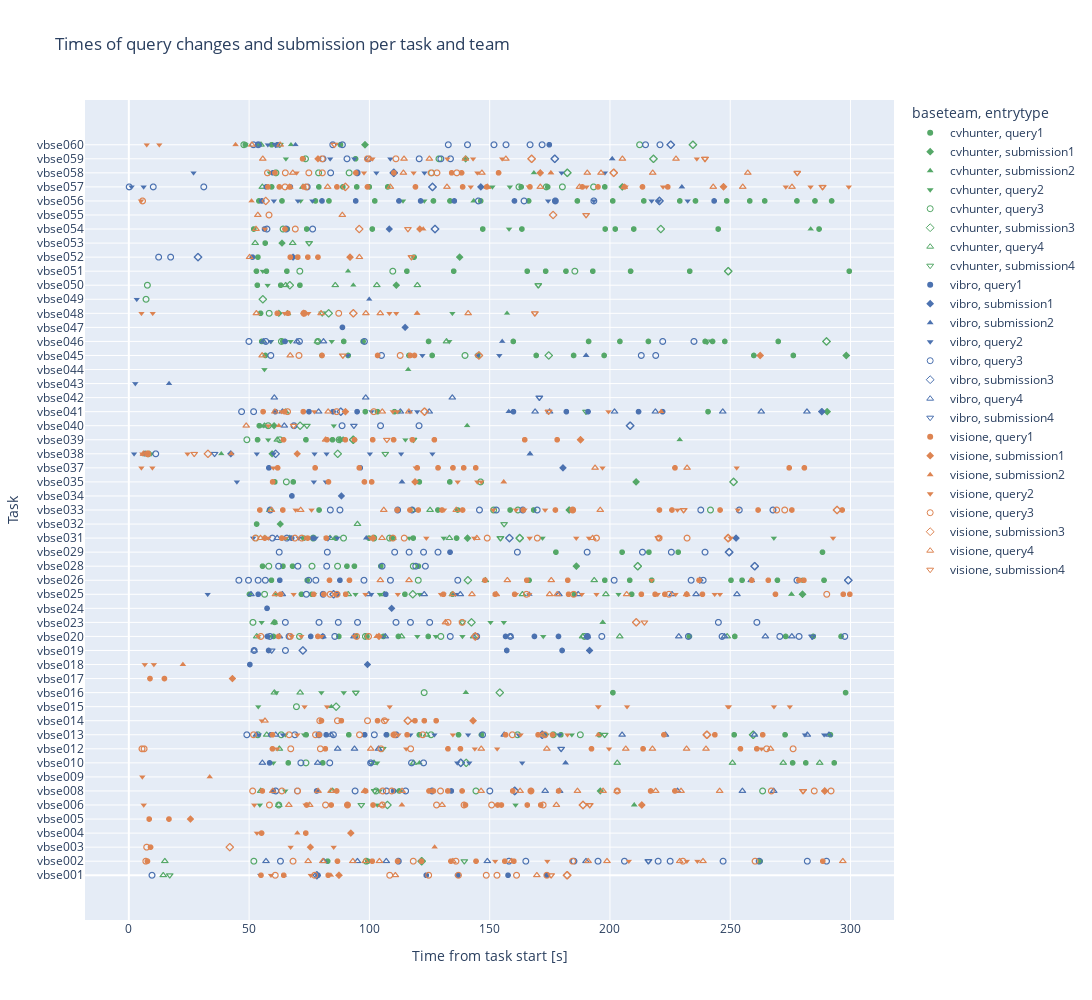

Notebook code cell kept with this figure:
### Code cell
scatterplot_times_per_task_team(querychanges)

### Figure 1 — Plotly figure (JSON) as saved in the notebook; plotly's stock layout.template omitted (floating-point values rounded to 4 significant figures; data arrays with more than 128 entries replaced by an {"elided": "..."} marker saying what was removed)
{"data": [{"hovertemplate": "baseteam=cvhunter<br>entrytype=query1<br>Time from task start [s]=%{x}<br>Task=%{y}<extra></extra>", "legendgroup": "cvhunter, query1", "marker": {"color": "#55a868", "symbol": "circle"}, "mode": "markers", "name": "cvhunter, query1", "showlegend": true, "type": "scattergl", "x": {"elided": "182 float values"}, "xaxis": "x", "y": {"elided": "182 int values"}, "yaxis": "y"}, {"hovertemplate": "baseteam=cvhunter<br>entrytype=submission1<br>Time from task start [s]=%{x}<br>Task=%{y}<extra></extra>", "legendgroup": "cvhunter, submission1", "marker": {"color": "#55a868", "symbol": "diamond"}, "mode": "markers", "name": "cvhunter, submission1", "showlegend": true, "type": "scattergl", "x": [111.2, 111.2, 111.2, 210.9, 210.9, 62.36, 137.5, 137.5, 210.9, 137.5, 183.0, 183.0, 183.0, 63.67, 183.0, 183.0, 62.95, 59.55, 87.85, 87.85, 87.85, 60.39, 290.3, 290.3, 290.3, 290.3, 210.9, 298.2, 298.2, 298.2, 298.2, 298.2, 298.2, 298.2, 298.2, 298.2, 298.2, 298.2, 140.8, 140.8, 140.8, 140.8, 140.8, 140.8, 205.2, 205.2, 280.0, 280.0, 280.0, 280.0, 205.2, 205.2, 205.2, 205.2, 205.2, 205.2, 140.0, 140.0, 280.0, 280.0, 280.0, 205.2, 140.8, 196.0, 186.0, 186.0, 98.17, 186.0, 186.0, 186.0, 186.0, 98.17, 98.17, 98.17, 186.0], "xaxis": "x", "y": [42, 42, 42, 28, 28, 40, 44, 44, 28, 44, 26, 26, 26, 45, 26, 26, 25, 30, 31, 31, 31, 32, 33, 33, 33, 33, 28, 37, 37, 37, 37, 37, 37, 37, 37, 37, 37, 37, 24, 24, 24, 24, 24, 24, 49, 49, 20, 20, 20, 20, 49, 49, 49, 49, 49, 49, 51, 51, 20, 20, 20, 49, 24, 6, 22, 22, 52, 22, 22, 22, 22, 52, 52, 52, 22], "yaxis": "y"}, {"hovertemplate": "baseteam=cvhunter<br>entrytype=submission2<br>Time from task start [s]=%{x}<br>Task=%{y}<extra></extra>", "legendgroup": "cvhunter, submission2", "marker": {"color": "#55a868", "symbol": "triangle-up"}, "mode": "markers", "name": "cvhunter, submission2", "showlegend": true, "type": "scattergl", "x": [275.4, 157.2, 38.44, 93.31, 210.1, 210.1, 168.4, 210.1, 116.1, 275.4, 91.13, 275.4, 275.4, 275.4, 275.4, 210.1, 197.0, 143.4, 143.4, 229.0, 143.4, 283.4, 67.4, 84.18, 140.6, 140.1, 197.0, 229.0, 140.1, 140.1, 120.8, 120.8, 197.0, 140.6], "xaxis": "x", "y": [20, 40, 30, 42, 5, 5, 50, 5, 36, 20, 43, 20, 20, 20, 20, 5, 18, 48, 48, 31, 48, 46, 52, 12, 32, 13, 18, 31, 13, 13, 8, 8, 18, 32], "yaxis": "y"}, {"hovertemplate": "baseteam=cvhunter<br>entrytype=query2<br>Time from task start [s]=%{x}<br>Task=%{y}<extra></extra>", "legendgroup": "cvhunter, query2", "marker": {"color": "#55a868", "symbol": "triangle-down"}, "mode": "markers", "name": "cvhunter, query2", "showlegend": true, "type": "scattergl", "x": [57.69, 58.56, 67.23, 59.11, 55.69, 53.81, 56.38, 58.37, 133.2, 134.5, 61.24, 65.01, 104.3, 77.08, 94.22, 104.4, 120.9, 203.6, 160.8, 103.3, 74.11, 119.9, 127.6, 138.7, 172.3, 54.46, 65.28, 158.1, 155.9, 150.3, 89.35, 80.04, 61.31, 55.2, 84.33, 48.5, 71.4, 114.0, 122.8, 151.1, 115.0, 57.93, 82.14, 116.6, 130.9, 184.1, 178.8, 173.7, 58.91, 72.83, 9.29, 65.06, 172.0, 60.07, 103.2, 268.1, 158.4, 56.1, 85.21, 112.3], "xaxis": "x", "y": [42, 50, 38, 38, 43, 12, 36, 17, 38, 40, 20, 6, 6, 20, 20, 20, 20, 20, 5, 5, 5, 17, 17, 17, 17, 5, 51, 46, 18, 18, 13, 13, 13, 18, 38, 52, 48, 48, 48, 49, 31, 31, 24, 24, 24, 10, 10, 10, 49, 10, 30, 10, 24, 8, 8, 24, 49, 32, 32, 33], "yaxis": "y"}, {"hovertemplate": "baseteam=cvhunter<br>entrytype=query3<br>Time from task start [s]=%{x}<br>Task=%{y}<extra></extra>", "legendgroup": "cvhunter, query3", "marker": {"color": "#55a868", "symbol": "circle-open"}, "mode": "markers", "name": "cvhunter, query3", "showlegend": true, "type": "scattergl", "x": [212.3, 51.6, 7.713, 8.071, 241.8, 65.47, 146.2, 161.7, 151.7, 7.157, 101.8, 57.93, 51.97, 98.71, 86.77, 76.14, 58.19, 139.7, 120.3, 118.2, 108.4, 89.25, 76.69, 52.76, 56.44, 62.33, 47.81, 63.44, 49.07, 62.79, 87.41, 78.55, 58.34, 53.6, 98.34, 61.14, 70.95, 128.9, 78.89, 125.6, 102.8, 144.3, 263.5, 91.58, 125.8, 129.7, 64.15, 187.7, 73.63, 176.4, 161.6, 69.68, 122.8, 63.36, 189.4, 73.43, 173.6, 71.08, 180.2, 109.7, 162.2, 185.4, 193.2], "xaxis": "x", "y": [52, 18, 42, 30, 26, 28, 28, 26, 26, 41, 24, 32, 1, 1, 22, 22, 22, 37, 21, 22, 24, 24, 24, 24, 20, 5, 52, 38, 31, 31, 31, 38, 40, 10, 17, 50, 17, 51, 50, 10, 6, 6, 6, 50, 50, 17, 46, 10, 8, 10, 10, 12, 13, 10, 17, 51, 49, 43, 49, 43, 49, 43, 49], "yaxis": "y"}, {"hovertemplate": "baseteam=cvhunter<br>entrytype=submission3<br>Time from task start [s]=%{x}<br>Task=%{y}<extra></extra>", "legendgroup": "cvhunter, submission3", "marker": {"color": "#55a868", "symbol": "diamond-open"}, "mode": "markers", "name": "cvhunter, submission3", "showlegend": true, "type": "scattergl", "x": [86.18, 234.5, 234.5, 251.4, 251.4, 154.2, 93.29, 93.29, 93.29, 83.07, 290.0, 142.4, 218.1, 259.5, 259.5, 140.2, 118.0, 218.1, 174.5, 86.83, 259.5, 107.5, 121.7, 259.5, 121.7, 259.5, 290.0, 259.5, 140.9, 221.1, 162.5, 249.2, 249.2, 249.2, 71.2, 55.71, 66.92, 162.5, 162.5, 182.3, 211.5, 162.5, 211.5, 182.3, 182.3, 211.5, 211.5, 182.3, 162.5], "xaxis": "x", "y": [12, 52, 52, 28, 28, 13, 31, 31, 31, 40, 38, 18, 51, 10, 10, 8, 20, 51, 37, 30, 10, 5, 1, 10, 1, 10, 38, 10, 21, 46, 24, 43, 43, 43, 32, 41, 42, 24, 24, 50, 22, 24, 22, 50, 50, 22, 22, 50, 24], "yaxis": "y"}, {"hovertemplate": "baseteam=cvhunter<br>entrytype=query4<br>Time from task start [s]=%{x}<br>Task=%{y}<extra></extra>", "legendgroup": "cvhunter, query4", "marker": {"color": "#55a868", "symbol": "triangle-up-open"}, "mode": "markers", "name": "cvhunter, query4", "showlegend": true, "type": "scattergl", "x": [123.8, 57.31, 14.97, 65.14, 56.39, 58.62, 117.9, 72.4, 193.5, 55.51, 148.2, 95.05, 118.4, 203.0, 250.9, 89.09, 61.73, 272.0, 287.2, 125.2, 14.31, 134.5, 106.2, 91.19, 84.69, 65.92, 60.4, 53.17, 113.3, 143.3, 188.6, 204.1, 248.7, 54.93, 62.58, 65.2, 85.81, 103.1, 120.0, 6.829, 163.6, 198.3, 54.82, 132.0, 78.41, 101.9, 62.33, 68.12, 52.52, 60.51, 56.56, 71.22, 133.3, 66.87, 83.65, 109.8], "xaxis": "x", "y": [10, 10, 1, 33, 32, 26, 26, 49, 21, 49, 21, 25, 8, 8, 8, 31, 31, 8, 8, 26, 0, 20, 20, 20, 6, 40, 18, 17, 17, 17, 17, 17, 17, 52, 9, 42, 42, 42, 42, 30, 20, 20, 6, 38, 38, 8, 5, 45, 45, 13, 24, 13, 24, 24, 24, 24], "yaxis": "y"}, {"hovertemplate": "baseteam=cvhunter<br>entrytype=submission4<br>Time from task start [s]=%{x}<br>Task=%{y}<extra></extra>", "legendgroup": "cvhunter, submission4", "marker": {"color": "#55a868", "symbol": "triangle-down-open"}, "mode": "markers", "name": "cvhunter, submission4", "showlegend": true, "type": "scattergl", "x": [197.8, 154.5, 102.2, 105.5, 197.8, 96.64, 170.2, 190.0, 170.2, 170.2, 106.6, 102.2, 154.5, 74.93, 138.7, 154.5, 118.3, 118.3, 154.5, 154.5, 94.37, 74.93, 170.2, 74.03, 240.4, 240.4, 62.75, 80.4, 156.0, 139.5, 94.37, 17], "xaxis": "x", "y": [10, 24, 6, 9, 10, 5, 42, 33, 42, 42, 30, 6, 24, 45, 18, 24, 31, 31, 24, 24, 13, 45, 42, 32, 38, 38, 52, 40, 25, 1, 13, 0], "yaxis": "y"}, {"hovertemplate": "baseteam=vibro<br>entrytype=query1<br>Time from task start [s]=%{x}<br>Task=%{y}<extra></extra>", "legendgroup": "vibro, query1", "marker": {"color": "#4c72b0", "symbol": "circle"}, "mode": "markers", "name": "vibro, query1", "showlegend": true, "type": "scattergl", "x": [107.0, 98.04, 82.04, 59.04, 243.3, 177.3, 121.3, 7.197, 76.68, 135.3, 112.3, 94.3, 133.5, 80.3, 67.68, 160.3, 55.3, 67.16, 57.16, 106.8, 86.79, 53.79, 50.32, 58.1, 157.1, 180.1, 174.8, 64.93, 88.8, 61.79, 57.46, 67.79, 58.52, 190.6, 178.6, 168.6, 156.6, 80.61, 75.61, 57.61, 51.4, 60.06, 110.1, 60.88, 74.88, 84.88, 94.88, 159.9, 181.9, 190.9, 211.9, 221.9, 87.74, 62.74, 78.06, 58.2, 96.2, 56.41, 157.6, 59.9, 94.9, 136.6, 173.6, 123.6, 78.63, 134.1], "xaxis": "x", "y": [10, 10, 10, 10, 48, 48, 48, 30, 24, 48, 48, 48, 23, 48, 24, 48, 48, 49, 49, 20, 20, 20, 15, 16, 16, 16, 52, 38, 39, 52, 19, 27, 8, 17, 17, 17, 17, 17, 17, 17, 44, 6, 6, 33, 33, 33, 33, 33, 33, 33, 33, 33, 21, 21, 6, 29, 29, 46, 0, 50, 50, 0, 0, 0, 0, 6], "yaxis": "y"}, {"hovertemplate": "baseteam=vibro<br>entrytype=submission1<br>Time from task start [s]=%{x}<br>Task=%{y}<extra></extra>", "legendgroup": "vibro, submission1", "marker": {"color": "#4c72b0", "symbol": "diamond"}, "mode": "markers", "name": "vibro, submission1", "showlegend": true, "type": "scattergl", "x": [288.1, 288.1, 288.1, 288.1, 288.1, 108.3, 288.1, 191.5, 42.39, 146.3, 191.5, 99.2, 146.3, 288.1, 191.5, 252.4, 252.4, 180.5, 237.4, 88.36, 237.4, 180.5, 114.8, 288.1, 109.3, 288.1, 68.27], "xaxis": "x", "y": [33, 33, 33, 33, 33, 46, 33, 16, 30, 49, 16, 15, 49, 33, 16, 24, 24, 29, 21, 27, 21, 29, 39, 33, 19, 33, 44], "yaxis": "y"}, {"hovertemplate": "baseteam=vibro<br>entrytype=submission2<br>Time from task start [s]=%{x}<br>Task=%{y}<extra></extra>", "legendgroup": "vibro, submission2", "marker": {"color": "#4c72b0", "symbol": "triangle-up"}, "mode": "markers", "name": "vibro, submission2", "showlegend": true, "type": "scattergl", "x": [166.8, 166.8, 166.5, 166.5, 166.5, 98.7, 98.7, 98.7, 98.7, 64.52, 113.5, 113.5, 113.5, 166.8, 166.8, 166.8, 181.5, 181.5, 181.5, 166.5, 166.8, 166.8, 166.8, 155.2, 157.9, 157.9, 157.9, 190.1, 69.28, 200.9, 200.9, 229.9, 99.92, 229.9, 200.9, 190.1, 190.1, 190.1, 16.72], "xaxis": "x", "y": [30, 30, 20, 20, 20, 24, 24, 24, 24, 0, 28, 28, 28, 30, 30, 30, 8, 8, 8, 20, 30, 30, 30, 38, 33, 33, 33, 37, 52, 51, 51, 49, 41, 49, 51, 37, 37, 37, 35], "yaxis": "y"}, {"hovertemplate": "baseteam=vibro<br>entrytype=query2<br>Time from task start [s]=%{x}<br>Task=%{y}<extra></extra>", "legendgroup": "vibro, query2", "marker": {"color": "#4c72b0", "symbol": "triangle-down"}, "mode": "markers", "name": "vibro, query2", "showlegend": true, "type": "scattergl", "x": [77.2, 60.2, 53.2, 81.91, 1.157, 76.91, 44.91, 2.197, 6.157, 57.79, 100.2, 2.693, 91.03, 122.0, 145.0, 154.0, 58.93, 83.7, 93.7, 108.7, 3.293, 82.2, 113.2, 126.2, 232.3, 26.9, 220.3, 217.3, 193.3, 100.9, 116.9, 119.9, 174.3, 76.3, 70.3, 60.3, 102.9, 179.9, 197.9, 122.9, 54.63, 141.0, 141.5, 136.5, 54.04, 32.79, 289.0, 281.0, 179.0, 163.5, 100.8, 135.8, 162.0, 127.0, 117.0, 112.0, 86.68, 77.68, 70.68, 51.68, 70.04, 64.04, 130.8], "xaxis": "x", "y": [30, 30, 30, 28, 49, 28, 28, 30, 49, 52, 30, 35, 37, 37, 37, 37, 38, 51, 51, 51, 41, 30, 30, 30, 48, 50, 48, 48, 48, 33, 33, 33, 48, 48, 48, 48, 50, 50, 50, 50, 0, 10, 8, 8, 10, 20, 10, 10, 10, 8, 20, 20, 10, 10, 10, 10, 24, 24, 24, 24, 10, 10, 20], "yaxis": "y"}, {"hovertemplate": "baseteam=vibro<br>entrytype=query3<br>Time from task start [s]=%{x}<br>Task=%{y}<extra></extra>", "legendgroup": "vibro, query3", "marker": {"color": "#4c72b0", "symbol": "circle-open"}, "mode": "markers", "name": "vibro, query3", "showlegend": true, "type": "scattergl", "x": {"elided": "153 float values"}, "xaxis": "x", "y": {"elided": "153 int values"}, "yaxis": "y"}, {"hovertemplate": "baseteam=vibro<br>entrytype=submission3<br>Time from task start [s]=%{x}<br>Task=%{y}<extra></extra>", "legendgroup": "vibro, submission3", "marker": {"color": "#4c72b0", "symbol": "diamond-open"}, "mode": "markers", "name": "vibro, submission3", "showlegend": true, "type": "scattergl", "x": [225.3, 220.5, 127.3, 126.2, 220.5, 220.5, 225.3, 225.3, 126.2, 126.2, 126.2, 225.3, 225.3, 225.3, 160.4, 160.4, 160.4, 160.4, 160.4, 160.4, 160.4, 220.5, 225.3, 85.11, 85.11, 225.3, 225.3, 225.3, 299.1, 127.3, 177.1, 177.1, 177.1, 299.1, 299.1, 299.1, 299.1, 299.1, 299.1, 299.1, 28.76, 28.76, 299.1, 299.1, 299.1, 177.1, 177.1, 177.1, 127.3, 299.1, 171.9, 171.9, 171.9, 249.5, 171.9, 171.9, 88.12, 88.12, 171.9, 171.9, 249.5, 249.5, 249.5, 249.5, 225.3, 225.3, 72.34, 208.4, 208.4, 208.4, 208.4, 72.34, 249.5, 249.5, 249.5, 249.5, 158.2, 158.2, 249.5, 249.5, 61.0, 78.16, 260.1, 260.1, 260.1, 260.1, 138.0, 110.1, 138.0, 138.0, 138.0, 138.0, 110.1, 260.1, 299.1, 260.1], "xaxis": "x", "y": [52, 48, 46, 49, 48, 48, 52, 52, 49, 49, 49, 52, 52, 52, 6, 6, 6, 6, 6, 6, 6, 48, 52, 20, 20, 52, 52, 52, 21, 46, 51, 51, 51, 21, 21, 21, 21, 21, 21, 21, 44, 44, 21, 21, 21, 51, 51, 51, 46, 21, 10, 10, 10, 23, 10, 10, 33, 33, 10, 10, 23, 23, 23, 23, 52, 52, 16, 32, 32, 32, 32, 16, 23, 23, 23, 23, 24, 24, 23, 23, 30, 0, 22, 22, 22, 22, 8, 50, 8, 8, 8, 8, 50, 22, 21, 22], "yaxis": "y"}, {"hovertemplate": "baseteam=vibro<br>entrytype=query4<br>Time from task start [s]=%{x}<br>Task=%{y}<extra></extra>", "legendgroup": "vibro, query4", "marker": {"color": "#4c72b0", "symbol": "triangle-up-open"}, "mode": "markers", "name": "vibro, query4", "showlegend": true, "type": "scattergl", "x": [172.0, 93.81, 205.0, 255.1, 156.0, 84.04, 282.0, 103.8, 86.81, 53.04, 53.79, 61.04, 173.1, 291.0, 268.1, 223.0, 55.52, 78.52, 260.0, 179.1, 60.48, 98.47, 134.5, 55.93, 246.9, 69.93, 258.7, 6.197, 61.68, 262.9, 281.9, 190.0, 201.9, 174.9, 168.9, 124.9, 112.9, 78.88, 64.64, 149.0, 107.0, 95.03, 81.03, 57.03, 63.88, 80.93, 235.8, 228.6, 190.6, 252.8, 158.6, 106.6, 93.61, 80.61, 62.61, 52.1, 247.6, 264.6, 218.9, 275.6, 63.79, 99.79, 228.1, 122.8, 137.8, 178.8, 186.8, 225.8, 50.79], "xaxis": "x", "y": [10, 9, 10, 6, 10, 10, 10, 9, 9, 10, 52, 10, 6, 10, 6, 10, 8, 8, 10, 6, 34, 34, 34, 38, 33, 38, 21, 30, 24, 33, 33, 1, 33, 33, 33, 33, 33, 33, 32, 1, 1, 1, 1, 1, 33, 38, 20, 17, 17, 20, 17, 17, 17, 17, 17, 16, 17, 17, 33, 17, 20, 20, 6, 20, 20, 20, 20, 20, 20], "yaxis": "y"}, {"hovertemplate": "baseteam=vibro<br>entrytype=submission4<br>Time from task start [s]=%{x}<br>Task=%{y}<extra></extra>", "legendgroup": "vibro, submission4", "marker": {"color": "#4c72b0", "symbol": "triangle-down-open"}, "mode": "markers", "name": "vibro, submission4", "showlegend": true, "type": "scattergl", "x": [82.71, 216.0, 170.6, 170.6, 170.6, 179.7, 179.7, 179.7, 284.1, 284.1, 284.1, 284.1, 284.1, 100.8, 284.1, 35.64, 100.8, 284.1, 59.39, 61.07, 93.55, 216.0, 216.0, 216.0, 216.0, 216.0, 284.1, 284.1, 284.1], "xaxis": "x", "y": [24, 1, 34, 34, 34, 9, 9, 9, 17, 17, 17, 17, 17, 8, 17, 30, 8, 17, 16, 52, 32, 1, 1, 1, 1, 1, 17, 17, 17], "yaxis": "y"}, {"hovertemplate": "baseteam=visione<br>entrytype=query1<br>Time from task start [s]=%{x}<br>Task=%{y}<extra></extra>", "legendgroup": "visione, query1", "marker": {"color": "#dd8452", "symbol": "circle"}, "mode": "markers", "name": "visione, query1", "showlegend": true, "type": "scattergl", "x": {"elided": "175 float values"}, "xaxis": "x", "y": {"elided": "175 int values"}, "yaxis": "y"}, {"hovertemplate": "baseteam=visione<br>entrytype=submission1<br>Time from task start [s]=%{x}<br>Task=%{y}<extra></extra>", "legendgroup": "visione, submission1", "marker": {"color": "#dd8452", "symbol": "diamond"}, "mode": "markers", "name": "visione, submission1", "showlegend": true, "type": "scattergl", "x": [104.0, 171.0, 104.0, 171.0, 171.0, 171.0, 171.0, 143.1, 143.1, 143.1, 247.2, 143.1, 143.1, 143.1, 247.2, 87.36, 87.36, 87.36, 213.3, 213.3, 213.3, 213.3, 213.3, 213.3, 213.3, 213.3, 213.3, 25.61, 25.61, 92.28, 92.28, 75.47, 289.3, 289.3, 289.3, 289.3, 289.3, 171.0, 289.3, 289.3, 289.3, 289.3, 289.3, 289.3, 289.3, 78.62, 262.4, 262.4, 262.4, 262.4, 119.0, 70.0, 187.8, 187.8, 187.8, 187.8, 43.05, 187.8, 187.8, 187.8, 187.8, 119.0, 90.05, 90.05, 90.05, 187.8, 187.8, 119.0, 72.7, 101.5, 101.5, 101.5, 247.2, 119.0, 247.2, 247.2, 247.2, 247.2, 247.2, 247.2, 247.2, 247.2, 247.2, 247.2, 247.2, 247.2, 101.5, 91.95, 91.95, 91.95, 91.95, 72.7, 43.05, 121.0], "xaxis": "x", "y": [17, 50, 17, 50, 50, 50, 50, 11, 11, 11, 49, 11, 11, 11, 49, 0, 0, 0, 5, 5, 5, 5, 5, 5, 5, 5, 5, 4, 4, 3, 3, 2, 6, 6, 6, 6, 6, 50, 6, 6, 6, 6, 6, 6, 6, 51, 37, 37, 37, 37, 28, 30, 31, 31, 31, 31, 14, 31, 31, 31, 31, 28, 33, 33, 33, 31, 31, 28, 40, 24, 24, 24, 49, 28, 49, 49, 49, 49, 49, 49, 49, 49, 49, 49, 49, 49, 24, 44, 44, 44, 44, 40, 14, 46], "yaxis": "y"}, {"hovertemplate": "baseteam=visione<br>entrytype=submission2<br>Time from task start [s]=%{x}<br>Task=%{y}<extra></extra>", "legendgroup": "visione, submission2", "marker": {"color": "#dd8452", "symbol": "triangle-up"}, "mode": "markers", "name": "visione, submission2", "showlegend": true, "type": "scattergl", "x": [103.0, 103.0, 22.49, 22.49, 103.0, 103.0, 44.37, 44.37, 103.0, 119.8, 155.8, 119.8, 175.5, 221.3, 119.8, 119.8, 221.3, 42.59, 119.8, 42.59, 221.3, 155.8, 155.8, 221.3, 221.3, 122.4, 175.5, 51.01, 175.5, 62.35, 119.8, 175.5, 33.61, 83.98, 83.98, 195.2, 195.2, 195.2, 195.2, 195.2, 118.6, 127.1, 127.1, 70.06, 113.5, 113.5, 113.5], "xaxis": "x", "y": [17, 17, 15, 15, 17, 17, 52, 52, 17, 40, 28, 40, 50, 33, 40, 40, 33, 30, 40, 30, 33, 28, 28, 33, 33, 46, 50, 48, 50, 32, 40, 50, 7, 0, 0, 10, 10, 10, 10, 10, 11, 2, 2, 3, 5, 5, 5], "yaxis": "y"}, {"hovertemplate": "baseteam=visione<br>entrytype=query2<br>Time from task start [s]=%{x}<br>Task=%{y}<extra></extra>", "legendgroup": "visione, query2", "marker": {"color": "#dd8452", "symbol": "triangle-down"}, "mode": "markers", "name": "visione, query2", "showlegend": true, "type": "scattergl", "x": [143.6, 9.937, 5.253, 227.3, 243.5, 245.7, 249.0, 249.5, 101.3, 132.4, 143.1, 155.2, 236.1, 86.04, 68.52, 64.79, 263.0, 153.1, 143.8, 115.3, 61.67, 268.2, 274.8, 6.63, 7.451, 12.67, 10.41, 199.4, 5.602, 199.6, 111.6, 74.63, 112.0, 82.39, 73.04, 142.1, 166.3, 190.2, 206.5, 222.1, 273.1, 283.4, 299.3, 195.3, 207.1, 98.34, 111.8, 70.07, 55.27, 160.9, 166.5, 188.3, 194.4, 219.9, 111.1, 108.3, 69.75, 97.74, 118.4, 144.9, 182.3, 162.9, 134.7, 129.7, 108.4, 109.7, 63.46, 250.2, 292.7, 67.66, 71.7, 80.08, 93.83, 253.2, 236.3, 232.0, 207.8, 174.0, 152.3, 228.1, 173.0, 164.5, 160.9, 151.5, 131.0, 75.95, 69.35, 56.57, 75.62, 59.09, 191.3, 77.12, 186.0, 136.7, 53.78, 58.01, 217.3, 58.01, 65.06, 24.4, 100.5, 123.7, 5.618, 5.067, 166.6, 144.9, 146.5, 5.213, 9.788, 60.08, 119.3, 67.25, 85.15, 196.9, 53.27, 6.187, 52.16, 73.47, 252.7, 195.1], "xaxis": "x", "y": [24, 40, 40, 20, 20, 20, 12, 12, 51, 51, 51, 51, 51, 20, 20, 40, 9, 9, 9, 9, 9, 12, 12, 15, 52, 52, 15, 33, 7, 9, 33, 40, 10, 12, 12, 49, 49, 49, 49, 49, 49, 49, 49, 12, 12, 20, 20, 10, 11, 20, 20, 20, 20, 20, 40, 40, 50, 50, 50, 50, 10, 10, 10, 20, 12, 33, 33, 24, 24, 17, 17, 17, 17, 26, 1, 1, 1, 1, 1, 26, 26, 26, 26, 26, 26, 26, 26, 46, 0, 0, 24, 33, 24, 28, 17, 32, 21, 24, 24, 30, 24, 24, 30, 48, 24, 28, 28, 29, 29, 29, 29, 2, 2, 29, 3, 5, 5, 5, 29, 12], "yaxis": "y"}, {"hovertemplate": "baseteam=visione<br>entrytype=query3<br>Time from task start [s]=%{x}<br>Task=%{y}<extra></extra>", "legendgroup": "visione, query3", "marker": {"color": "#dd8452", "symbol": "circle-open"}, "mode": "markers", "name": "visione, query3", "showlegend": true, "type": "scattergl", "x": [138.6, 290.1, 149.0, 114.5, 109.8, 71.91, 69.04, 52.6, 132.7, 224.5, 184.9, 165.3, 86.51, 83.68, 99.64, 159.4, 67.11, 7.42, 58.45, 81.79, 90.88, 105.4, 127.9, 139.4, 260.3, 230.3, 184.5, 60.86, 77.27, 108.4, 124.7, 137.0, 148.6, 153.0, 150.8, 161.2, 7.063, 68.26, 118.2, 136.0, 173.8, 94.7, 172.2, 63.6, 51.84, 66.63, 77.62, 95.89, 110.3, 122.2, 169.8, 172.9, 79.38, 86.72, 99.23, 106.3, 54.88, 276.1, 265.1, 117.2, 104.8, 70.17, 105.5, 109.3, 129.6, 167.2, 203.0, 267.1, 51.48, 284.9, 5.481, 6.353, 67.31, 79.63, 291.9, 194.4, 220.4, 58.26, 69.19, 87.25, 5.703, 111.0, 99.2, 80.36, 136.3, 128.1, 125.6, 80.45, 74.83, 65.06, 57.63, 73.74, 64.94, 72.83, 65.97, 86.37, 269.3, 272.6, 184.5, 101.8, 7.865, 232.1, 112.8, 70.72], "xaxis": "x", "y": [18, 20, 24, 24, 24, 24, 24, 24, 18, 20, 20, 20, 20, 20, 17, 10, 17, 2, 5, 5, 5, 5, 5, 5, 1, 1, 1, 0, 0, 0, 0, 0, 0, 0, 5, 0, 1, 1, 1, 1, 0, 17, 5, 6, 10, 10, 10, 10, 10, 10, 24, 10, 11, 11, 11, 11, 17, 9, 9, 9, 9, 6, 6, 6, 6, 6, 6, 6, 6, 6, 9, 9, 9, 9, 6, 24, 24, 47, 46, 40, 48, 51, 51, 51, 50, 50, 50, 50, 50, 50, 50, 49, 49, 40, 33, 33, 26, 26, 26, 33, 30, 24, 37, 37], "yaxis": "y"}, {"hovertemplate": "baseteam=visione<br>entrytype=submission3<br>Time from task start [s]=%{x}<br>Task=%{y}<extra></extra>", "legendgroup": "visione, submission3", "marker": {"color": "#dd8452", "symbol": "diamond-open"}, "mode": "markers", "name": "visione, submission3", "showlegend": true, "type": "scattergl", "x": [145.5, 116.0, 145.5, 122.9, 122.9, 122.9, 201.6, 201.6, 201.6, 201.6, 201.6, 201.6, 90, 90, 201.6, 167.4, 167.4, 167.4, 93.33, 93.33, 56.91, 176.4, 95.77, 116.0, 249.1, 249.1, 249.1, 249.1, 188.8, 249.1, 249.1, 182.2, 249.1, 249.1, 249.1, 188.8, 210.9, 210.9, 294.4, 294.4, 294.4, 144.0, 144.0, 188.8, 188.8, 188.8, 182.2, 182.2, 182.2, 182.2, 182.2, 182.2, 182.2, 41.96, 188.8, 188.8, 188.8, 144.0, 249.1, 182.2, 144.0, 240.3, 240.3, 240.3, 240.3, 240.3, 240.3, 240.3, 32.88, 240.3, 116.0, 116.0], "xaxis": "x", "y": [37, 11, 37, 33, 33, 33, 50, 50, 50, 50, 50, 50, 49, 49, 50, 51, 51, 51, 40, 40, 48, 47, 46, 11, 24, 24, 24, 24, 5, 24, 24, 0, 24, 24, 24, 5, 18, 18, 26, 26, 26, 17, 17, 5, 5, 5, 0, 0, 0, 0, 0, 0, 0, 2, 5, 5, 5, 17, 24, 0, 17, 10, 10, 10, 10, 10, 10, 10, 30, 10, 11, 11], "yaxis": "y"}, {"hovertemplate": "baseteam=visione<br>entrytype=query4<br>Time from task start [s]=%{x}<br>Task=%{y}<extra></extra>", "legendgroup": "visione, query4", "marker": {"color": "#dd8452", "symbol": "triangle-up-open"}, "mode": "markers", "name": "visione, query4", "showlegend": true, "type": "scattergl", "x": [84.06, 219.0, 229.5, 245.6, 98.0, 110.8, 203.0, 78.65, 59.85, 169.6, 113.6, 146.4, 162.6, 186.5, 197.1, 296.8, 159.1, 190.9, 198.8, 229.0, 177.7, 238.7, 105.0, 75.17, 66.52, 74.55, 80.64, 93.12, 98.29, 104.2, 134.7, 130.2, 217.7, 55.41, 231.9, 206.9, 178.1, 174.9, 152.7, 142.6, 134.7, 60.96, 67.08, 53.02, 116.4, 79.92, 104.5, 141.1, 50.21, 95.84, 131.6, 105.4, 60.73, 59.27, 71.44, 106.0, 136.1, 192.8, 144.7, 105.3, 54.73, 196.0, 193.8, 82.86, 232.0, 6.118, 175.6, 157.4, 116.5, 104.6, 81.79, 48.8, 52.87, 88.75, 196.3, 217.8, 257.3, 55.69, 266.8, 239.9, 231.8, 190.6, 206.6, 146.5, 100.6, 100.2, 114.4, 124.9, 139.9, 156.7, 205.2, 227.5, 51.13, 62.89, 173.8, 53.63, 146.8, 66.83, 82.64, 108.7, 56.6, 149.0, 171.0, 187.3, 205.9, 242.9, 255.2, 275.7, 171.8, 68.16, 114.1, 132.3, 98.55], "xaxis": "x", "y": [6, 6, 6, 6, 6, 0, 6, 6, 6, 0, 6, 6, 6, 6, 6, 1, 1, 1, 1, 1, 5, 1, 5, 5, 5, 1, 1, 1, 1, 1, 1, 5, 9, 37, 20, 20, 20, 20, 20, 20, 20, 20, 37, 40, 33, 40, 40, 40, 44, 44, 18, 33, 33, 26, 26, 26, 26, 24, 24, 24, 24, 26, 29, 33, 29, 30, 21, 21, 21, 21, 31, 32, 46, 47, 50, 50, 50, 51, 9, 9, 9, 50, 9, 9, 9, 51, 51, 51, 51, 51, 51, 51, 52, 52, 9, 47, 50, 49, 49, 49, 11, 49, 49, 49, 49, 49, 49, 49, 10, 50, 50, 49, 40], "yaxis": "y"}, {"hovertemplate": "baseteam=visione<br>entrytype=submission4<br>Time from task start [s]=%{x}<br>Task=%{y}<extra></extra>", "legendgroup": "visione, submission4", "marker": {"color": "#dd8452", "symbol": "triangle-down-open"}, "mode": "markers", "name": "visione, submission4", "showlegend": true, "type": "scattergl", "x": [288.4, 288.4, 288.4, 85.44, 191.6, 191.6, 288.4, 288.4, 288.4, 288.4, 288.4, 288.4, 288.4, 288.4, 106.8, 191.6, 280.3, 239.5, 239.5, 239.5, 239.5, 280.3, 239.5, 239.5, 214.3, 280.3, 280.3, 280.3, 239.5, 239.5, 280.3, 280.3, 280.3, 277.9, 277.9, 277.9, 191.6, 280.3, 280.3, 280.3, 280.3, 280.3, 277.9, 277.9, 277.9, 277.9, 191.6, 175.5, 88.96, 88.96, 230.6, 230.6, 230.6, 230.6, 85.44, 230.6, 107.3, 174.5, 174.5, 174.5, 174.5, 27.18, 175.5, 116.0, 190.1, 190.1, 68.48, 117.5, 168.8, 168.8, 168.8, 168.8, 168.8, 220.2, 220.2, 220.2, 220.2, 117.5], "xaxis": "x", "y": [49, 49, 49, 52, 5, 5, 49, 49, 49, 49, 49, 49, 49, 49, 11, 5, 6, 51, 51, 51, 51, 6, 51, 51, 18, 6, 6, 6, 51, 51, 6, 6, 6, 50, 50, 50, 5, 6, 6, 6, 6, 6, 50, 50, 50, 50, 5, 0, 37, 37, 26, 26, 26, 26, 52, 26, 31, 33, 33, 33, 33, 30, 0, 46, 47, 47, 32, 44, 40, 40, 40, 40, 40, 24, 24, 24, 24, 44], "yaxis": "y"}], "layout": {"height": 1000, "legend": {"title": {"text": "baseteam, entrytype"}, "tracegroupgap": 0}, "title": {"text": "Times of query changes and submission per task and team"}, "width": 1600, "xaxis": {"anchor": "y", "autorange": true, "domain": [0, 1], "range": [-17.58, 317.4], "title": {"text": "Time from task start [s]"}, "type": "linear"}, "yaxis": {"anchor": "x", "autorange": true, "domain": [0, 1], "range": [-3.185, 55.19], "tickmode": "array", "ticktext": ["vbse001", "vbse002", "vbse003", "vbse004", "vbse005", "vbse006", "vbse008", "vbse009", "vbse010", "vbse012", "vbse013", "vbse014", "vbse015", "vbse016", "vbse017", "vbse018", "vbse019", "vbse020", "vbse023", "vbse024", "vbse025", "vbse026", "vbse028", "vbse029", "vbse031", "vbse032", "vbse033", "vbse034", "vbse035", "vbse037", "vbse038", "vbse039", "vbse040", "vbse041", "vbse042", "vbse043", "vbse044", "vbse045", "vbse046", "vbse047", "vbse048", "vbse049", "vbse050", "vbse051", "vbse052", "vbse053", "vbse054", "vbse055", "vbse056", "vbse057", "vbse058", "vbse059", "vbse060"], "tickvals": [0, 1, 2, 3, 4, 5, 6, 7, 8, 9, 10, 11, 12, 13, 14, 15, 16, 17, 18, 19, 20, 21, 22, 23, 24, 25, 26, 27, 28, 29, 30, 31, 32, 33, 34, 35, 36, 37, 38, 39, 40, 41, 42, 43, 44, 45, 46, 47, 48, 49, 50, 51, 52], "title": {"text": "Task"}, "type": "linear"}}}
